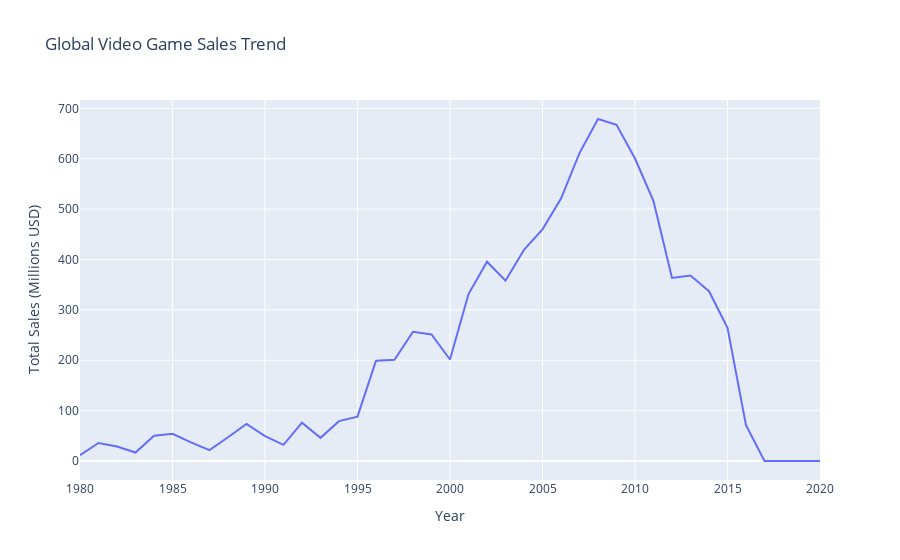

Source (notebook cell):
### Markdown cell above
Market

### Code cell
# Data Preparation: Summing up global sales by year
year_sales_glo = df.loc[:, ['Name', 'Year', 'Global_Sales']].groupby(by =  'Year').sum()

# Plot Creation: Creating a scatter plot for global sales over the years
fig5 = go.Scatter(x = year_sales_glo.index, y = year_sales_glo['Global_Sales'],
                  name = "Global Sales",
                  line_shape='linear')

# Storing the plot in a list (useful if you want to combine multiple plots)
figs = [fig5]

# Setting up the layout for the plot
layout = dict(title = 'Global Video Game Sales Trend',
              xaxis= dict(title= 'Year'),
              yaxis= dict(title= 'Total Sales (Millions USD)')
             )

# Combining the plot and layout into a single figure dictionary
figure = dict(data = figs, layout = layout)

# Displaying the plot
iplot(figure)

### Figure 1 — Plotly figure (JSON) as saved in the notebook; plotly's stock layout.template omitted (floating-point values rounded to 4 significant figures)
{"data": [{"line": {"shape": "linear"}, "name": "Global Sales", "type": "scatter", "x": [1980, 1981, 1982, 1983, 1984, 1985, 1986, 1987, 1988, 1989, 1990, 1991, 1992, 1993, 1994, 1995, 1996, 1997, 1998, 1999, 2000, 2001, 2002, 2003, 2004, 2005, 2006, 2007, 2008, 2009, 2010, 2011, 2012, 2013, 2014, 2015, 2016, 2017, 2020], "y": [11.38, 35.77, 28.86, 16.79, 50.36, 53.94, 37.07, 21.74, 47.22, 73.45, 49.39, 32.23, 76.16, 45.98, 79.17, 88.11, 199.2, 201.0, 256.5, 251.3, 201.6, 331.5, 395.5, 357.9, 419.3, 459.9, 521.0, 611.1, 678.9, 667.3, 600.5, 516.0, 363.5, 368.1, 337.1, 264.4, 70.93, 0.05, 0.29]}], "layout": {"title": {"text": "Global Video Game Sales Trend"}, "xaxis": {"title": {"text": "Year"}}, "yaxis": {"title": {"text": "Total Sales (Millions USD)"}}}}
